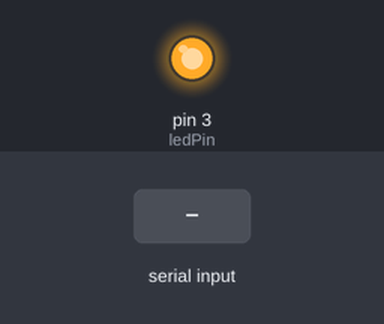
Bench run of a sketch on a simulated Arduino Uno, built with avr-gcc and run on an emulated ATmega328P. On the bench: output pins drawn as LEDs (lit = HIGH). The test bench sets the inputs (shaded band). Random numbers use the default seed unless the sketch sets one.

Above: at 1.2 s.
1.3 s: "2\n" received over Serial
At 2.5 s:
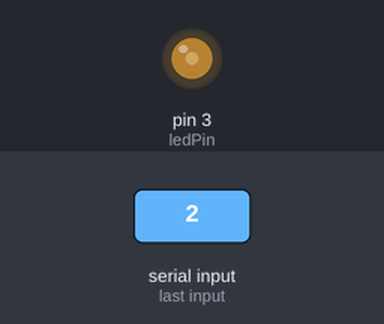
2.8 s: byte 51 ('3') received over Serial
At 3.7 s:
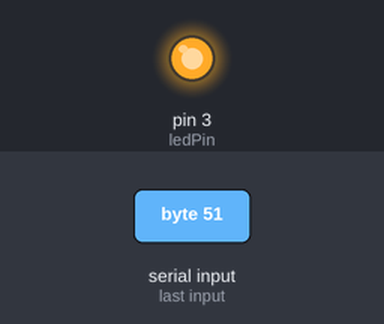
4.3 s: byte 49 ('1') received over Serial
At 4.8 s:
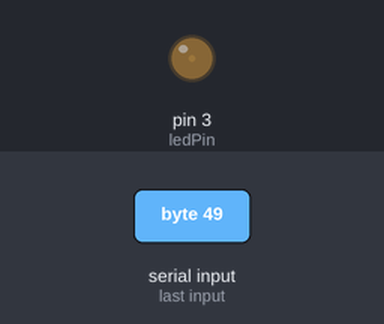
5.8 s: "3\n" received over Serial
At 7.0 s:
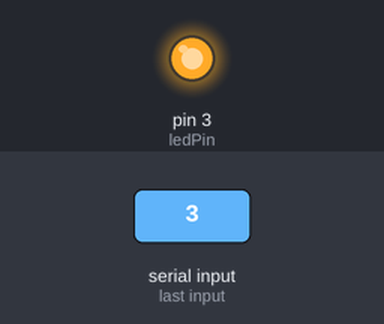
7.3 s: "1\n" received over Serial
At 8.3 s:
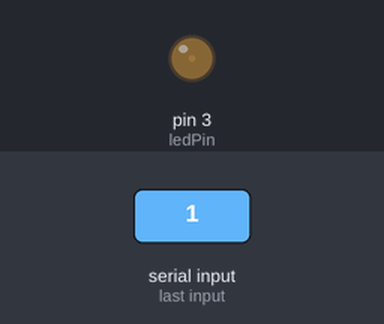
Timing chart, 0 to 9.8 s (numbered marks = the images above; inputs shaded):
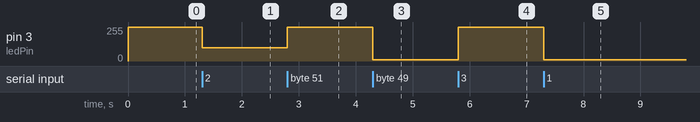

Measured:
- after the input at 1.3 s, pin 3 (ledPin): 255/255 → 100/255 at once
- after the input at 2.8 s, pin 3 (ledPin): 100/255 → 255/255 at once
- after the input at 4.3 s, pin 3 (ledPin): 255/255 → 10/255 at once
- after the input at 5.8 s, pin 3 (ledPin): 10/255 → 255/255 at once
- after the input at 7.3 s, pin 3 (ledPin): 255/255 → 10/255 at once

The sketch:

arduino_serial_test.ino
```cpp
char byteIn = 0;
int ledPin = 3;
int bright = 255;

void setup()
{
  Serial.begin(9600);
  pinMode(ledPin,OUTPUT);
}

void loop()
{

  while(Serial.available() > 0)
  {
    byteIn = Serial.read();

    switch(byteIn)
    {
      case '1':
      bright = 10;
      break;
      case '2':
      bright = 100;
      break;
      case '3':
      bright = 255;
      break;
      case '\n':
      break;
      default:
      bright = random(255);
      break;
    }

  }
  analogWrite(ledPin,bright);

}
```
